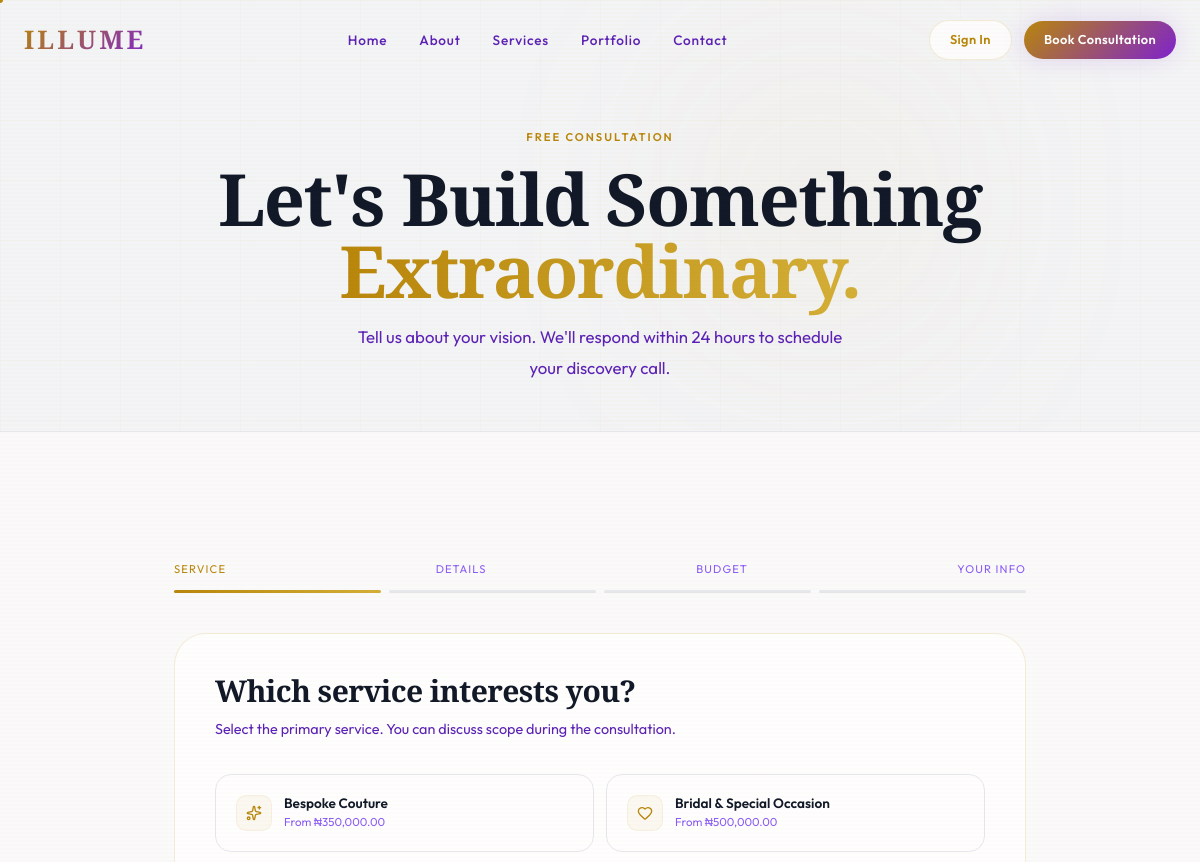
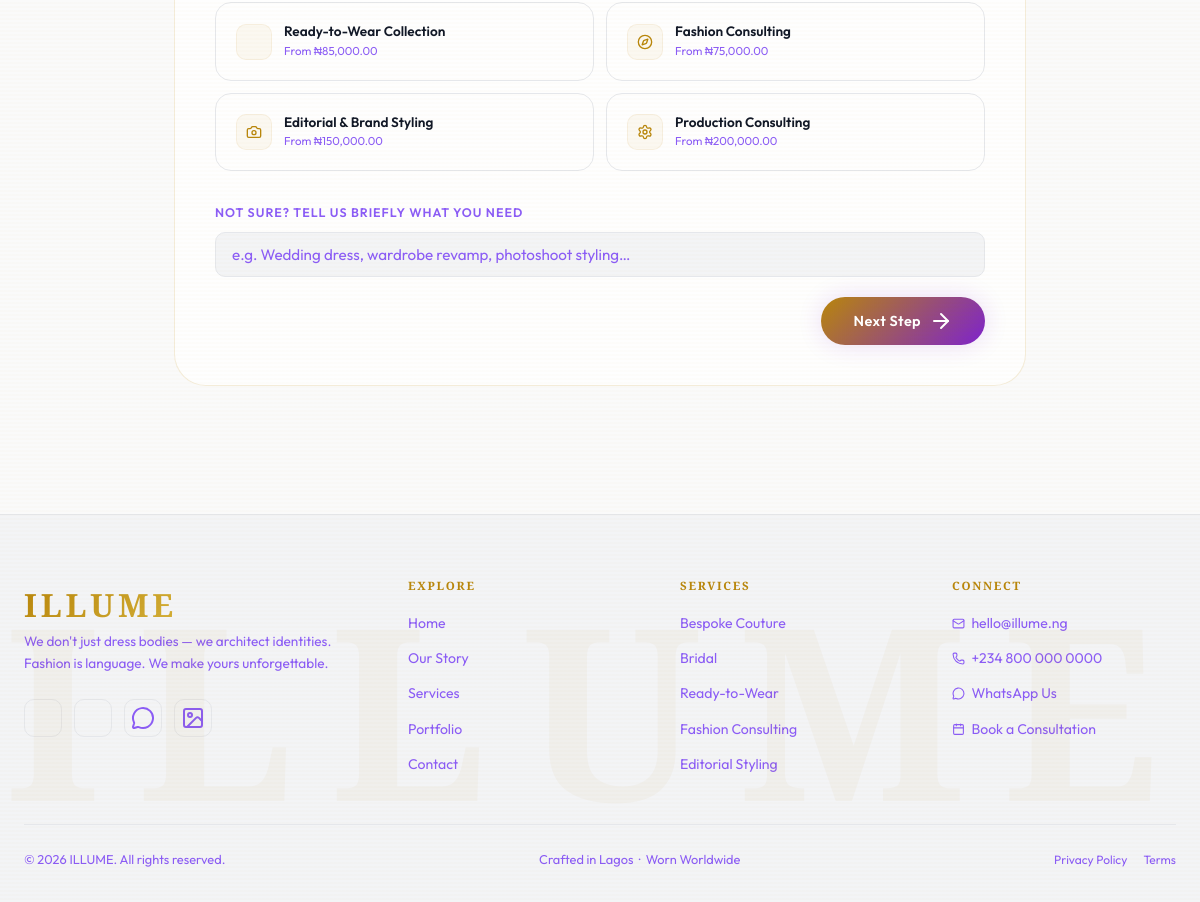
/consultation.php, run on the app's committed database (2 pictures, top to bottom).
### tables this page shows
CREATE TABLE IF NOT EXISTS services (
    id INT AUTO_INCREMENT PRIMARY KEY,
    name VARCHAR(150) NOT NULL,
    slug VARCHAR(150) NOT NULL UNIQUE,
    short_desc VARCHAR(255),
    description TEXT,
    icon VARCHAR(100),
    starting_price DECIMAL(12,2),
    currency VARCHAR(10) DEFAULT 'NGN',
    display_order INT DEFAULT 0,
    active TINYINT(1) DEFAULT 1
);

### includes/functions.php (called while the page is built, shortened)
<?php
require_once __DIR__ . '/db.php';
function e(mixed $val): string {
    return htmlspecialchars((string)($val ?? ''), ENT_QUOTES, 'UTF-8');
}
function format_currency(float $amount, string $currency = 'NGN'): string {
    $symbol = match($currency) {
        'NGN' => '₦',
        'USD' => '$',
        'GBP' => '£',
        'EUR' => '€',
        default => $currency . ' ',
    };
    return $symbol . number_format($amount, 2);
}
function is_active(string $page): string {
    $current = basename($_SERVER['PHP_SELF'], '.php');
    $target  = basename($page, '.php');
    return $current === $target ? 'active' : '';
}
function get_services(): array {
    try {
        $stmt = db()->query("SELECT * FROM services WHERE active=1 ORDER BY display_order ASC");
        return $stmt->fetchAll();
    } catch (PDOException) { return []; }
}

### includes/auth.php (called while the page is built, shortened)
<?php
function is_logged_in(): bool {
    return !empty($_SESSION['logged_in']) && !empty($_SESSION['user_id']);
}

### includes/db.php (called while the page is built, shortened)
<?php
class Database {
    private static ?PDO $instance = null;
    public static function connect(): PDO {
        if (self::$instance === null) {
            $dsn = 'mysql:host=' . DB_HOST . ';dbname=' . DB_NAME . ';charset=' . DB_CHARSET;
            $options = [
                PDO::ATTR_ERRMODE            => PDO::ERRMODE_EXCEPTION,
                PDO::ATTR_DEFAULT_FETCH_MODE => PDO::FETCH_ASSOC,
                PDO::ATTR_EMULATE_PREPARES   => false,
            ];
            try {
                self::$instance = new PDO($dsn, DB_USER, DB_PASS, $options);
            } catch (PDOException $e) {
                if (DEBUG) {
                    die('<pre style="background:#020207;color:#ff4c4c;padding:2rem;font-family:monospace;">
DB Connection Failed: ' . htmlspecialchars($e->getMessage()) . '
</pre>');
                }
                die('A database error occurred. Please try again later.');
            }
        }
        return self::$instance;
    }
}
function db(): PDO {
    return Database::connect();
}

### consultation.php (the view, shortened to what this page needs)
<?php
require_once __DIR__ . '/includes/auth.php';
require_once __DIR__ . '/includes/db.php';
require_once __DIR__ . '/includes/functions.php';
$services   = get_services();
$success    = false;
include __DIR__ . '/includes/header.php';
?>
<section style="padding:calc(var(--nav-h) + 3rem) 0 3rem;background:var(--space);border-bottom:1px solid var(--space-border);position:relative;overflow:hidden;">
  <div style="position:absolute;inset:0;background-image:linear-gradient(rgba(201,168,76,0.03) 1px,transparent 1px),linear-gradient(90deg,rgba(201,168,76,0.03) 1px,transparent 1px);background-size:60px 60px;pointer-events:none;"></div>
  <div style="position:absolute;top:0;right:15%;width:400px;height:400px;background:radial-gradient(circle,rgba(201,168,76,0.06),transparent);filter:blur(80px);pointer-events:none;"></div>
  <div class="container" style="position:relative;z-index:1;text-align:center;">
    <div class="label-text" style="margin-bottom:1rem;">Free Consultation</div>
    <h1 style="font-size:clamp(2.5rem,6vw,5rem);line-height:1;margin-bottom:1rem;">
      Let's Build Something<br><span class="shimmer-text">Extraordinary.</span>
    </h1>
    <p style="max-width:520px;margin:0 auto;font-size:1.05rem;line-height:1.8;color:var(--text-secondary);">
      Tell us about your vision. We'll respond within 24 hours to schedule your discovery call.
    </p>
  </div>
</section>
<section class="section--lg">
  <div class="container--sm">
    <?php if ($success): ?>
    <div style="text-align:center;padding:4rem 2rem;">
      <div style="
        width:80px;height:80px;border-radius:50%;
        background:linear-gradient(135deg,var(--gold),var(--gold-bright));
        display:flex;align-items:center;justify-content:center;
        margin:0 auto 2rem;
        box-shadow:0 0 40px var(--gold-glow);
      ">
        <i data-lucide="check" style="width:36px;height:36px;color:var(--void);"></i>
      </div>
      <h2 style="margin-bottom:1rem;">Request Received!</h2>
      <p style="max-width:440px;margin:0 auto 2rem;line-height:1.8;font-size:1.05rem;">
        Thank you <strong><?= e($_POST['name'] ?? '') ?></strong>. We'll be in touch within 24 hours.
        In the meantime, feel free to reach us directly on WhatsApp.
      </p>
      <div style="display:flex;gap:1rem;justify-content:center;flex-wrap:wrap;">
        <a href="https://wa.me/<?= WHATSAPP_NUMBER ?>?text=<?= isset($wa_msg) ? $wa_msg : '' ?>"
           class="btn btn--primary btn--lg" target="_blank" rel="noopener">
          <i data-lucide="message-circle"></i> Continue on WhatsApp
        </a>
        <a href="/" class="btn btn--ghost btn--lg">
          <i data-lucide="home"></i> Back to Home
        </a>
      </div>
    </div>
    <?php else: ?>
    <div style="margin-bottom:1rem;">
      <div class="form-step-indicator">
        <span class="form-step-label active" id="step-label-0">Service</span>
        <span class="form-step-label"         id="step-label-1">Details</span>
        <span class="form-step-label"         id="step-label-2">Budget</span>
        <span class="form-step-label"         id="step-label-3">Your Info</span>
      </div>
      <div class="form-steps">
        <div class="form-step active" id="step-bar-0"></div>
        <div class="form-step"       id="step-bar-1"></div>
        <div class="form-step"       id="step-bar-2"></div>
        <div class="form-step"       id="step-bar-3"></div>
      </div>
    </div>
    <form method="POST" action="consultation.php" id="consult-form" novalidate>
      <div class="form-panel glass" style="padding:2.5rem;border-radius:var(--r-2xl);">
        <h3 style="margin-bottom:0.5rem;">Which service interests you?</h3>
        <p style="font-size:0.9rem;margin-bottom:2rem;">Select the primary service. You can discuss scope during the consultation.</p>
        <div style="display:grid;grid-template-columns:repeat(2,1fr);gap:0.75rem;margin-bottom:2rem;">
          <?php foreach ($services as $svc): ?>
          <label style="cursor:none;">
            <div class="service-radio-card" style="
              padding:1.25rem;border:1px solid var(--space-border);border-radius:var(--r-lg);
              transition:all 0.3s var(--ease-out);cursor:none;
              display:flex;align-items:center;gap:0.75rem;
            ">
              <div style="
                width:36px;height:36px;border-radius:var(--r);flex-shrink:0;
                background:var(--gold-faint);border:1px solid var(--gold-glass);
                display:flex;align-items:center;justify-content:center;color:var(--gold);
              ">
                <i data-lucide="<?= e($svc['icon']) ?>" style="width:16px;height:16px;"></i>
              </div>
              <div>
                <div style="font-size:0.85rem;font-weight:600;line-height:1.2;"><?= e($svc['name']) ?></div>
                <div style="font-size:0.72rem;color:var(--text-muted);margin-top:1px;">From <?= format_currency((float)$svc['starting_price'], $svc['currency']) ?></div>
              </div>
            </div>
          </label>
          <?php endforeach; ?>
        </div>
        <div class="form-group">
          <label class="form-label">Not sure? Tell us briefly what you need</label>
          <input type="text" name="occasion" class="form-input" placeholder="e.g. Wedding dress, wardrobe revamp, photoshoot styling…">
        </div>
        <div style="display:flex;justify-content:flex-end;">
          <button type="button" data-next class="btn btn--primary">
            Next Step <i data-lucide="arrow-right"></i>
          </button>
        </div>
      </div>
    </form>
    <?php endif; ?>
  </div>
</section>
<?php include __DIR__ . '/includes/footer.php'; ?>

### includes/header.php (shortened to what this page needs)
<?php
require_once __DIR__ . '/auth.php';
require_once __DIR__ . '/functions.php';
?>
<!DOCTYPE html>
<html lang="en">
<head>
  <link rel="stylesheet" href="<?= SITE_URL ?>/assets/css/main.css">
</head>
<body>
<nav class="nav" id="main-nav">
  <div class="nav__inner">
    <a href="<?= SITE_URL ?>/" class="nav__logo">ILLUME</a>
    <div class="nav__links">
      <a href="<?= SITE_URL ?>/"               class="nav__link <?= is_active('index') ?>">Home</a>
      <a href="<?= SITE_URL ?>/about.php"      class="nav__link <?= is_active('about') ?>">About</a>
      <a href="<?= SITE_URL ?>/services.php"   class="nav__link <?= is_active('services') ?>">Services</a>
      <a href="<?= SITE_URL ?>/portfolio.php"  class="nav__link <?= is_active('portfolio') ?>">Portfolio</a>
      <a href="<?= SITE_URL ?>/contact.php"    class="nav__link <?= is_active('contact') ?>">Contact</a>
    </div>
    <div class="nav__actions">
      <?php if (is_logged_in()): ?>
        <?php $r = current_role();
          $dash = match($r) { 'founder'=>'/founder/dashboard.php','staff'=>'/staff/dashboard.php',default=>'/client/dashboard.php' }; ?>
        <a href="<?= SITE_URL . $dash ?>" class="btn btn--secondary btn--sm">Dashboard</a>
      <?php else: ?>
        <a href="<?= SITE_URL ?>/auth/login.php" class="btn btn--secondary btn--sm">Sign In</a>
      <?php endif; ?>
      <a href="<?= SITE_URL ?>/consultation.php" class="btn btn--primary btn--sm">Book Consultation</a>
    </div>
  </div>
</nav>

### includes/footer.php (shortened to what this page needs)
<footer class="footer">
  <div class="container">
    <div class="footer__grid">
      <div>
        <span class="footer__logo">ILLUME</span>
        <p class="footer__tagline">
          We don't just dress bodies — we architect identities.<br>
          Fashion is language. We make yours unforgettable.
        </p>
        <div class="footer__social">
          <a href="#" class="footer__social-link" aria-label="Instagram">
          </a>
          <a href="#" class="footer__social-link" aria-label="Facebook">
          </a>
          <a href="https://wa.me/<?= WHATSAPP_NUMBER ?>" class="footer__social-link" aria-label="WhatsApp" target="_blank" rel="noopener">
            <i data-lucide="message-circle"></i>
          </a>
          <a href="#" class="footer__social-link" aria-label="Pinterest">
            <i data-lucide="image"></i>
          </a>
        </div>
      </div>
      <div>
        <h6 class="footer__heading">Explore</h6>
        <nav class="footer__links">
          <a href="<?= SITE_URL ?>/"              class="footer__link">Home</a>
          <a href="<?= SITE_URL ?>/about.php"     class="footer__link">Our Story</a>
          <a href="<?= SITE_URL ?>/services.php"  class="footer__link">Services</a>
          <a href="<?= SITE_URL ?>/portfolio.php" class="footer__link">Portfolio</a>
          <a href="<?= SITE_URL ?>/contact.php"   class="footer__link">Contact</a>
        </nav>
      </div>
      <div>
        <h6 class="footer__heading">Services</h6>
        <nav class="footer__links">
          <a href="<?= SITE_URL ?>/services.php#bespoke-couture"       class="footer__link">Bespoke Couture</a>
          <a href="<?= SITE_URL ?>/services.php#bridal-special-occasion" class="footer__link">Bridal</a>
          <a href="<?= SITE_URL ?>/services.php#ready-to-wear"         class="footer__link">Ready-to-Wear</a>
          <a href="<?= SITE_URL ?>/services.php#fashion-consulting"    class="footer__link">Fashion Consulting</a>
          <a href="<?= SITE_URL ?>/services.php#editorial-brand-styling" class="footer__link">Editorial Styling</a>
        </nav>
      </div>
      <div>
        <h6 class="footer__heading">Connect</h6>
        <nav class="footer__links">
          <a href="mailto:<?= SITE_EMAIL ?>" class="footer__link" style="display:flex;align-items:center;gap:0.4rem;">
            <i data-lucide="mail" style="width:13px;height:13px;"></i> <?= SITE_EMAIL ?>
          </a>
          <a href="tel:<?= preg_replace('/\s+/','',(string)SITE_PHONE) ?>" class="footer__link" style="display:flex;align-items:center;gap:0.4rem;">
            <i data-lucide="phone" style="width:13px;height:13px;"></i> <?= SITE_PHONE ?>
          </a>
          <a href="https://wa.me/<?= WHATSAPP_NUMBER ?>?text=Hello%20ILLUME!" class="footer__link" style="display:flex;align-items:center;gap:0.4rem;" target="_blank" rel="noopener">
            <i data-lucide="message-circle" style="width:13px;height:13px;"></i> WhatsApp Us
          </a>
          <a href="<?= SITE_URL ?>/consultation.php" class="footer__link" style="display:flex;align-items:center;gap:0.4rem;">
            <i data-lucide="calendar" style="width:13px;height:13px;"></i> Book a Consultation
          </a>
        </nav>
      </div>
    </div>
    <div class="footer__bottom">
      <span>&copy; <?= date('Y') ?> ILLUME. All rights reserved.</span>
      <span>Crafted in Lagos &nbsp;·&nbsp; Worn Worldwide</span>
      <span style="display:flex;gap:1rem;">
        <a href="#" class="footer__link" style="font-size:0.75rem;">Privacy Policy</a>
        <a href="#" class="footer__link" style="font-size:0.75rem;">Terms</a>
      </span>
    </div>
  </div>
</footer>
</body>
</html>

### data on the page
services: name "Bespoke Couture", starting_price+currency "₦350,000.00"
services: name "Bridal & Special Occasion", starting_price+currency "₦500,000.00"
services: name "Ready-to-Wear Collection", starting_price+currency "₦85,000.00"
services: name "Fashion Consulting", starting_price+currency "₦75,000.00"
services: name "Editorial & Brand Styling", starting_price+currency "₦150,000.00"
services: name "Production Consulting", starting_price+currency "₦200,000.00"

### other printed values
SITE_EMAIL "hello@illume.ng"
SITE_PHONE "+234 800 000 0000"
